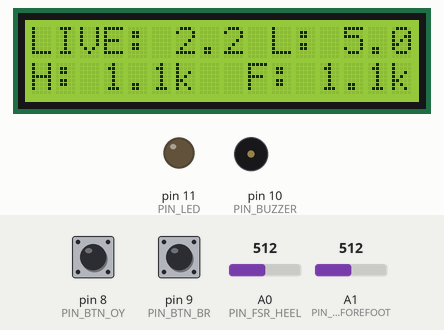
Recording of a sketch running on a simulated Arduino Uno, built with avr-gcc and run on an emulated ATmega328P. Shown: 16×2 character LCD, output pins drawn as LEDs (lit = HIGH), buzzer (waves = sounding). Dashed ring = blinking. Inputs (shaded band) come from the test bench; at power-on: A0 (PIN_FSR_HEEL) = 512, A1 (PIN_FSR_FOREFOOT) = 512, pin 8 (PIN_BTN_OY) HIGH, pin 9 (PIN_BTN_BR) HIGH. Pins used as bus, display or sensor lines are not drawn; what the sketch prints to the serial monitor is not drawn.

Above: at 2.5 s.
2.6 s: A0 (PIN_FSR_HEEL) set to 637
At 3.5 s:
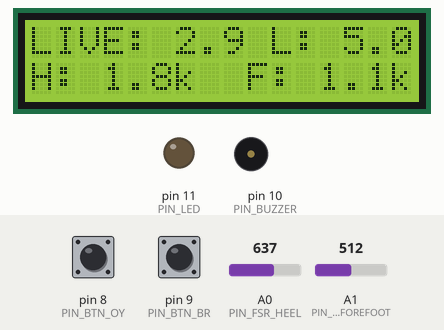
4.2 s: A0 (PIN_FSR_HEEL) set to 654
At 5.3 s:
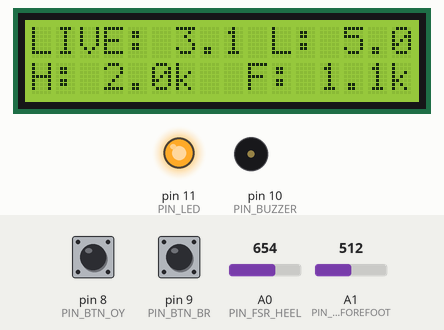
5.8 s: A1 (PIN_FSR_FOREFOOT) set to 649
At 6.4 s:
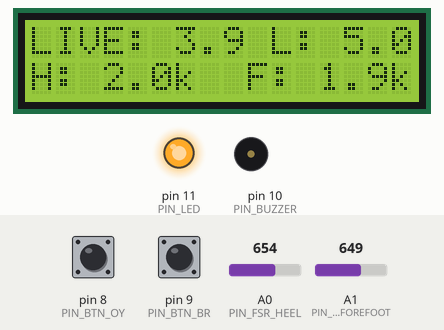
7.4 s: A1 (PIN_FSR_FOREFOOT) set to 675
At 7.86 s:
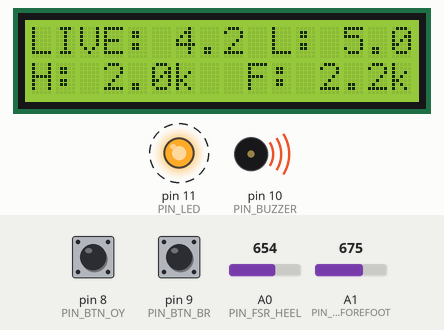
9.5 s: A0 (PIN_FSR_HEEL) set to 691
At 9.86 s:
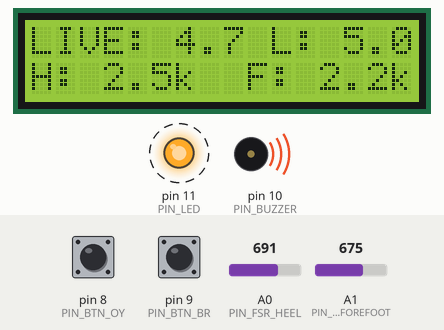
11.1 s: A0 (PIN_FSR_HEEL) set to 723
At 11.36 s:
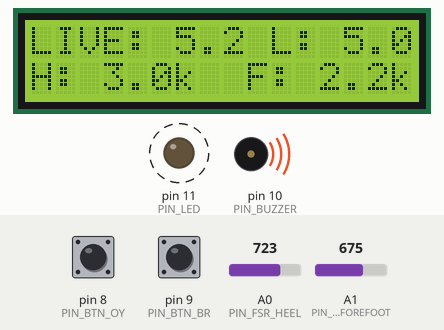
Timing chart, 0 to 14.2 s (numbered marks = the images above; inputs shaded):
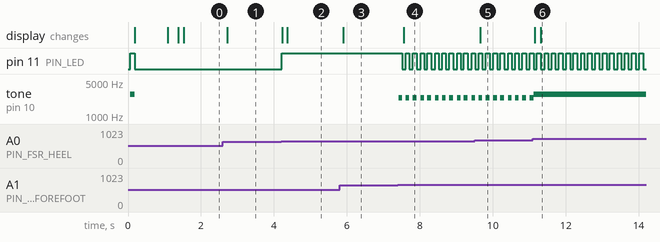

The sketch:

Hit2Help_Firmware.ino
```cpp
/*
 * =====================================================================
 * PROJECT: Hit2Help / SafeStride Rehabilitation Trainer
 * MODULE: OFFICIAL PRODUCTION REHABILITATION FIRMWARE
 * CONTROLLER: Arduino Uno R3 (ATmega328P, 5V, 16 MHz)
 * TEAM: Nexora | Department of Engineering | Bennett University (ENGG101)
 * =====================================================================
 *
 * CLINICAL SPECIFICATIONS & ESCALATION ARCHITECTURE:
 *   - Target Limit: 5.0 kg (default), adjustable up to 19.5 kg via buttons.
 *   - SAFE ZONE (< Limit - 2.0 kg): LED OFF, Buzzer SILENT.
 *   - STAGE 1 (CAUTION, Limit - 2.0 kg): STABLE (SOLID) RED LED ON, Buzzer SILENT.
 *   - STAGE 2 (WARNING, Limit - 1.0 kg): BLINKING RED LED + PULSING BUZZER.
 *   - STAGE 3 (OVERLOAD, >= Limit): BLINKING RED LED + FULL CONTINUOUS BUZZER ALARM.
 *
 * HARDWARE PIN MAPPING:
 *   A0  : Heel Load Sensor (Row 12 right)
 *   A1  : Forefoot Load Sensor (Row 12 left)
 *   D2  : LCD RS
 *   D3  : LCD E
 *   D4  : LCD DB4 (Pin 11 - Straight)
 *   D5  : LCD DB5 (Pin 12 - Straight)
 *   D6  : LCD DB6 (Pin 13 - Straight)
 *   D7  : LCD DB7 (Pin 14 - Straight)
 *   D8  : Button OY (+1.0 kg step)
 *   D9  : Button BR (+0.5 kg step)
 *   D10 : Active/Passive Piezo Buzzer
 *   D11 : Caution Red LED (via 220 Ohm resistor)
 * =====================================================================
 */

#include <LiquidCrystal.h>

// --- PIN ASSIGNMENTS ---
const int PIN_LCD_RS = 2;
const int PIN_LCD_EN = 3;
const int PIN_LCD_D4 = 4; // LCD Pin 11 (DB4) -> Arduino D4 (Straight)
const int PIN_LCD_D5 = 5; // LCD Pin 12 (DB5) -> Arduino D5 (Straight)
const int PIN_LCD_D6 = 6; // LCD Pin 13 (DB6) -> Arduino D6 (Straight)
const int PIN_LCD_D7 = 7; // LCD Pin 14 (DB7) -> Arduino D7 (Straight)

const int PIN_FSR_HEEL     = A0;
const int PIN_FSR_FOREFOOT = A1;

const int PIN_BTN_OY = 8; // +1.0 kg increment
const int PIN_BTN_BR = 9; // +0.5 kg increment

const int PIN_BUZZER = 10;
const int PIN_LED    = 11;

// --- INITIALIZE LCD (16x2 Parallel Straight Mode) ---
LiquidCrystal lcd(PIN_LCD_RS, PIN_LCD_EN, PIN_LCD_D4, PIN_LCD_D5, PIN_LCD_D6, PIN_LCD_D7);

// --- UNIVERSAL BUZZER CONTROLLER ---
void buzzerSound(bool on, int freq = 2600) {
  if (on) {
    tone(PIN_BUZZER, freq);
    digitalWrite(PIN_BUZZER, HIGH);
  } else {
    noTone(PIN_BUZZER);
    digitalWrite(PIN_BUZZER, LOW);
  }
}

// --- HARDWARE CALIBRATION CONSTANTS ---
const float R_FIXED_KOHM = 10.0; // Fixed pull-down resistor on breadboard (10k)
const float CALIBRATION_SCALE_X = 1.0; // Factor x multiplier (default 1.0)

// --- EXACT HIGH-PRECISION 4-SEGMENT TRANSFER FUNCTION (OPTION B) ---
float adcToKg(int adcVal) {
  // Baseline noise floor rejection and division-by-zero guard
  if (adcVal <= 15) return 0.0;
  if (adcVal >= 1022) adcVal = 1022;

  // Step 1: Conductance G in kOhm^-1 scaled by factor x
  float G = ((float)adcVal / (R_FIXED_KOHM * (1023.0 - (float)adcVal))) * CALIBRATION_SCALE_X;

  // Step 2: High-Precision 4-Segment Conductance-to-Weight Translation
  float weight = 0.0;

  if (G < 0.005) {
    return 0.0; // Resting no-load deadband
  } else if (G < 0.180) {
    weight = 11.1111 * G;             // Segment 1: Initial (0 to 2 kg)
  } else if (G < 0.960) {
    weight = 16.6667 * G - 1.0000;    // Segment 2: Linear Core (2 to 15 kg, Exact 0.00 kg error)
  } else if (G < 1.060) {
    weight = 30.0000 * G - 13.8000;   // Segment 3: Transition (15 to 18 kg)
  } else {
    weight = 100.0000 * G - 88.0000;  // Segment 4: Saturation (18 to 20 kg, Exact 0.00 kg error)
  }

  // Safety clamp to rehabilitation trainer ceiling
  if (weight < 0.15) weight = 0.0;
  if (weight > 19.5) weight = 19.5;

  return weight;
}

// --- SYSTEM LIMITS ---
float targetLimit = 5.0; // Default evaluation limit: 5.0 kg
const float CAUTION_MARGIN = 2.0; // 2 kg diff: Stable Solid LED
const float WARNING_MARGIN = 1.0; // 1 kg diff: Pulsing Buzzer + Blinking LED

// --- BUTTON DEBOUNCE & DISPLAY TIMERS ---
int lastBtnOY = HIGH;
int lastBtnBR = HIGH;
unsigned long lastDebounce = 0;
unsigned long limitDisplayUntil = 0; // Show limit banner on button press

// --- TIMING INTERVALS ---
unsigned long prevLoopMillis = 0;
unsigned long prevLcdMillis = 0;
unsigned long prevSerialMillis = 0;

// --- SMOOTHED RUNTIME METRICS ---
float smoothedWeight = 0.0;
float smoothedHeel = 0.0;
float smoothedForefoot = 0.0;

void setup() {
  Serial.begin(9600);

  // Configure Outputs
  pinMode(PIN_BUZZER, OUTPUT);
  pinMode(PIN_LED, OUTPUT);
  buzzerSound(false);
  digitalWrite(PIN_LED, LOW);

  // Configure Buttons with Internal Pullups
  pinMode(PIN_BTN_OY, INPUT_PULLUP);
  pinMode(PIN_BTN_BR, INPUT_PULLUP);

  // Initialize LCD Screen
  lcd.begin(16, 2);
  lcd.clear();

  // Professional Startup Chirp (100 ms)
  digitalWrite(PIN_LED, HIGH);
  buzzerSound(true, 2800);
  delay(120);
  buzzerSound(false);
  digitalWrite(PIN_LED, LOW);

  // Official Welcome Screen
  lcd.setCursor(0, 0);
  lcd.print("Hit2Help Trainer");
  lcd.setCursor(0, 1);
  lcd.print("Nexora BU | Init");
  delay(900);
  lcd.clear();

  Serial.println("==================================================================");
  Serial.println("HIT2HELP REHABILITATION TRAINER - OFFICIAL PRODUCTION FIRMWARE");
  Serial.println("Team Nexora | Department of Engineering | Bennett University");
  Serial.println("Default Limit: 5.0 kg (Ceiling: 19.5 kg) | 3-Stage Biofeedback Ready");
  Serial.println("==================================================================");
}

void loop() {
  unsigned long currentMillis = millis();

  // -----------------------------------------------------------------
  // 1. BUTTON CONTROLS (Live Limit Adjustments)
  // -----------------------------------------------------------------
  int btnOY = digitalRead(PIN_BTN_OY);
  int btnBR = digitalRead(PIN_BTN_BR);

  // Button OY: Add +1.0 kg
  if (btnOY == LOW && lastBtnOY == HIGH && (currentMillis - lastDebounce > 220)) {
    targetLimit += 1.0;
    if (targetLimit > 19.5) targetLimit = 3.5;
    lastDebounce = currentMillis;
    limitDisplayUntil = currentMillis + 1500;

    // Audible button feedback
    buzzerSound(true, 3000); delay(40); buzzerSound(false);

    Serial.print(">>> [BUTTON OY] NEW TARGET LIMIT: ");
    Serial.print(targetLimit, 1);
    Serial.print(" kg | Caution@: ");
    Serial.print(targetLimit - CAUTION_MARGIN, 1);
    Serial.print(" kg | Warning@: ");
    Serial.print(targetLimit - WARNING_MARGIN, 1);
    Serial.println(" kg <<<");
  }

  // Button BR: Add +0.5 kg
  if (btnBR == LOW && lastBtnBR == HIGH && (currentMillis - lastDebounce > 220)) {
    targetLimit += 0.5;
    if (targetLimit > 19.5) targetLimit = 3.5;
    lastDebounce = currentMillis;
    limitDisplayUntil = currentMillis + 1500;

    // Audible button feedback
    buzzerSound(true, 3500); delay(40); buzzerSound(false);

    Serial.print(">>> [BUTTON BR] NEW TARGET LIMIT: ");
    Serial.print(targetLimit, 1);
    Serial.print(" kg | Caution@: ");
    Serial.print(targetLimit - CAUTION_MARGIN, 1);
    Serial.print(" kg | Warning@: ");
    Serial.print(targetLimit - WARNING_MARGIN, 1);
    Serial.println(" kg <<<");
  }

  lastBtnOY = btnOY;
  lastBtnBR = btnBR;

  // -----------------------------------------------------------------
  // 2. 50 Hz BARE-METAL LOAD SENSING & 3-STAGE BIOFEEDBACK
  // -----------------------------------------------------------------
  static const char* systemState = "SAFE     ";
  static const char* statusTag   = "SAFE";

  if (currentMillis - prevLoopMillis >= 20) {
    prevLoopMillis = currentMillis;

    // Read analog foot sensors
    int rawHeel     = analogRead(PIN_FSR_HEEL);
    int rawForefoot = analogRead(PIN_FSR_FOREFOOT);

    float rawWeightHeel = adcToKg(rawHeel);
    float rawWeightFore = adcToKg(rawForefoot);
    float rawTotal = rawWeightHeel + rawWeightFore;

    // EMA Low-Pass Filter (prevents jitter, delivers rock-solid numbers)
    smoothedHeel     = 0.65 * rawWeightHeel + 0.35 * smoothedHeel;
    smoothedForefoot = 0.65 * rawWeightFore + 0.35 * smoothedForefoot;
    smoothedWeight   = smoothedHeel + smoothedForefoot;
    if (smoothedWeight < 0.15) smoothedWeight = 0.0;

    float cautionThreshold = targetLimit - CAUTION_MARGIN; // e.g. 3.0 kg
    float warningThreshold = targetLimit - WARNING_MARGIN; // e.g. 4.0 kg

    // 5 Hz non-blocking blink strobe (100 ms ON / 100 ms OFF)
    bool blinkPulse = ((currentMillis / 100) % 2 == 0);

    // STAGE 3: OVERLOAD REACHED (>= Target Limit)
    // Behavior: Blinking Red LED + Full-on Continuous 85 dB Buzzer
    if (smoothedWeight >= targetLimit) {
      systemState = "OVERLOAD!";
      statusTag   = "OVER";
      digitalWrite(PIN_LED, blinkPulse ? HIGH : LOW);
      buzzerSound(true, 2800); // Continuous loud alarm
    }
    // STAGE 2: WARNING (>= Limit - 1.0 kg && < Limit)
    // Behavior: Blinking Red LED + Pulsing Synchronous Buzzer
    else if (smoothedWeight >= warningThreshold) {
      systemState = "WARNING  ";
      statusTag   = "WARN";
      digitalWrite(PIN_LED, blinkPulse ? HIGH : LOW);
      buzzerSound(blinkPulse, 2400); // Pulsing warning beep
    }
    // STAGE 1: CAUTION (>= Limit - 2.0 kg && < Limit - 1.0 kg)
    // Behavior: Stable Solid Red LED + Buzzer Silent
    else if (smoothedWeight >= cautionThreshold) {
      systemState = "CAUTION  ";
      statusTag   = "CAUT";
      digitalWrite(PIN_LED, HIGH);   // Solid ON
      buzzerSound(false);            // Silent
    }
    // SAFE ZONE (< Limit - 2.0 kg)
    else {
      systemState = "SAFE     ";
      statusTag   = "SAFE";
      digitalWrite(PIN_LED, LOW);
      buzzerSound(false);
    }
  }

  // -----------------------------------------------------------------
  // 3. LCD REAL-TIME SCREEN REFRESH (150 ms)
  // -----------------------------------------------------------------
  if (currentMillis - prevLcdMillis >= 150) {
    prevLcdMillis = currentMillis;

    char row0[17];
    char row1[17];

    // Row 0: "LIVE:  X.X L: X.X" (Prompt uppercase characters, permanent Limit, no status clutter)
    int twWhole = (int)smoothedWeight;
    int twFrac  = (int)((smoothedWeight - twWhole) * 10 + 0.5);
    if (twFrac >= 10) { twWhole++; twFrac = 0; }

    int tlWhole = (int)targetLimit;
    int tlFrac  = (int)((targetLimit - tlWhole) * 10 + 0.5);
    if (tlFrac >= 10) { tlWhole++; tlFrac = 0; }

    snprintf(row0, sizeof(row0), "LIVE:%2d.%1d L:%2d.%1d", twWhole, twFrac, tlWhole, tlFrac);

    // Row 1: "H:  X.Xk  F:  X.Xk" (Direct Heel and Forefoot underfoot loads)
    int hwWhole = (int)smoothedHeel;
    int hwFrac  = (int)((smoothedHeel - hwWhole) * 10 + 0.5);
    if (hwFrac >= 10) { hwWhole++; hwFrac = 0; }

    int fwWhole = (int)smoothedForefoot;
    int fwFrac  = (int)((smoothedForefoot - fwWhole) * 10 + 0.5);
    if (fwFrac >= 10) { fwWhole++; fwFrac = 0; }

    snprintf(row1, sizeof(row1), "H:%2d.%1dk  F:%2d.%1dk", hwWhole, hwFrac, fwWhole, fwFrac);

    lcd.setCursor(0, 0);
    lcd.print(row0);
    lcd.setCursor(0, 1);
    lcd.print(row1);
  }

  // -----------------------------------------------------------------
  // 4. PRODUCTION SERIAL TELEMETRY (250 ms)
  // -----------------------------------------------------------------
  if (currentMillis - prevSerialMillis >= 250) {
    prevSerialMillis = currentMillis;

    Serial.print("[HIT2HELP] Load: ");
    if (smoothedWeight < 10.0) Serial.print(" ");
    Serial.print(smoothedWeight, 1);
    Serial.print(" kg | Target: ");
    Serial.print(targetLimit, 1);
    Serial.print(" kg | Status: ");
    Serial.print(systemState);
    Serial.print(" | Heel: ");
    Serial.print(smoothedHeel, 1);
    Serial.print(" kg | Fore: ");
    Serial.print(smoothedForefoot, 1);
    Serial.println(" kg");
  }
}
```

Measured:
- the behaviour switches between 643 and 644 on A0 (PIN_FSR_HEEL) (found by bisection; images 1 and 2)
- the behaviour switches between 660 and 661 on A1 (PIN_FSR_FOREFOOT) (found by bisection; images 3 and 4)
- the behaviour switches between 709 and 710 on A0 (PIN_FSR_HEEL) (found by bisection; images 5 and 6)
- after the input at 2.6 s, the display: changes after 0.12 s (image 1)
- after the input at 4.2 s, pin 11 (PIN_LED): LOW → HIGH at once; the display: first changes at once (image 2 shows a later state)
- after the input at 5.8 s, the display: changes after 0.10 s (image 3)
- after the input at 7.4 s, pin 11 (PIN_LED): alternates HIGH for 0.10 s and LOW for 0.10 s, starting after 0.12 s; tone on pin 10 (PIN_BUZZER): alternates 2400 Hz for 0.10 s and silent for 0.10 s, starting at once; the display: changes after 0.15 s (image 4)
- after the input at 9.5 s, the display: changes after 0.15 s (image 5)
- after the input at 11.1 s, the display: first changes after 0.05 s (image 6 shows a later state)
